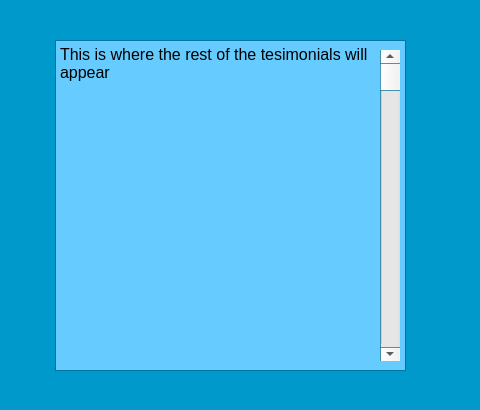
<?xml version="1.0" encoding="UTF-8"?>
<ui version="4.0">
 <class>Testimonials</class>
 <widget class="QDialog" name="Testimonials">
  <property name="geometry">
   <rect>
    <x>0</x>
    <y>0</y>
    <width>480</width>
    <height>410</height>
   </rect>
  </property>
  <property name="palette">
   <palette>
    <active>
     <colorrole role="Base">
      <brush brushstyle="SolidPattern">
       <color alpha="255">
        <red>102</red>
        <green>204</green>
        <blue>255</blue>
       </color>
      </brush>
     </colorrole>
     <colorrole role="Window">
      <brush brushstyle="SolidPattern">
       <color alpha="255">
        <red>0</red>
        <green>153</green>
        <blue>204</blue>
       </color>
      </brush>
     </colorrole>
    </active>
    <inactive>
     <colorrole role="Base">
      <brush brushstyle="SolidPattern">
       <color alpha="255">
        <red>102</red>
        <green>204</green>
        <blue>255</blue>
       </color>
      </brush>
     </colorrole>
     <colorrole role="Window">
      <brush brushstyle="SolidPattern">
       <color alpha="255">
        <red>0</red>
        <green>153</green>
        <blue>204</blue>
       </color>
      </brush>
     </colorrole>
    </inactive>
    <disabled>
     <colorrole role="Base">
      <brush brushstyle="SolidPattern">
       <color alpha="255">
        <red>0</red>
        <green>153</green>
        <blue>204</blue>
       </color>
      </brush>
     </colorrole>
     <colorrole role="Window">
      <brush brushstyle="SolidPattern">
       <color alpha="255">
        <red>0</red>
        <green>153</green>
        <blue>204</blue>
       </color>
      </brush>
     </colorrole>
    </disabled>
   </palette>
  </property>
  <property name="windowTitle">
   <string>Dialog</string>
  </property>
  <widget class="QTextBrowser" name="textBrowser">
   <property name="geometry">
    <rect>
     <x>55</x>
     <y>40</y>
     <width>351</width>
     <height>331</height>
    </rect>
   </property>
   <property name="html">
    <string>&lt;!DOCTYPE HTML PUBLIC &quot;-//W3C//DTD HTML 4.0//EN&quot; &quot;http://www.w3.org/TR/REC-html40/strict.dtd&quot;&gt;
&lt;html&gt;&lt;head&gt;&lt;meta name=&quot;qrichtext&quot; content=&quot;1&quot; /&gt;&lt;style type=&quot;text/css&quot;&gt;
p, li { white-space: pre-wrap; }
&lt;/style&gt;&lt;/head&gt;&lt;body style=&quot; font-family:'MS Shell Dlg 2'; font-size:8.25pt; font-weight:400; font-style:normal;&quot;&gt;
&lt;p style=&quot; margin-top:0px; margin-bottom:0px; margin-left:0px; margin-right:0px; -qt-block-indent:0; text-indent:0px;&quot;&gt;&lt;span style=&quot; font-size:12pt;&quot;&gt;This is where the rest of the tesimonials will appear&lt;/span&gt;&lt;/p&gt;&lt;/body&gt;&lt;/html&gt;</string>
   </property>
  </widget>
  <widget class="QScrollBar" name="verticalScrollBar">
   <property name="geometry">
    <rect>
     <x>380</x>
     <y>50</y>
     <width>20</width>
     <height>311</height>
    </rect>
   </property>
   <property name="orientation">
    <enum>Qt::Vertical</enum>
   </property>
  </widget>
 </widget>
 <resources/>
 <connections/>
</ui>
